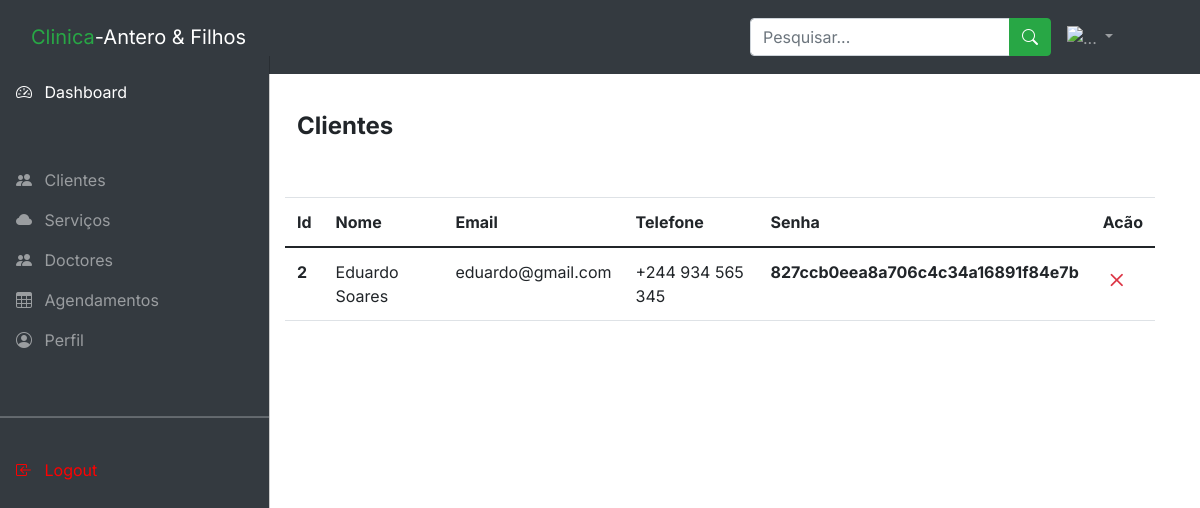
Screenshot of /admin/cliente.php (signed in) with the database file from the repository.
### tables this page shows
CREATE TABLE `usuario` (
  `idUser` int(11) NOT NULL,
  `nivel` varchar(45) DEFAULT NULL,
  `nome` varchar(80) DEFAULT NULL,
  `email` varchar(80) DEFAULT NULL,
  `telefone` varchar(80) DEFAULT NULL,
  `senha` varchar(120) DEFAULT NULL,
  `foto` varchar(90) DEFAULT NULL
);

### admin/cliente.php (the view, shortened to what this page needs)
<?php
  require_once "php/conn.php";
 ?>
<?php require_once "php/head.php"; ?>
    <main class="mt-5 pt-3">
      <div class="container-fluid">
        <div class="row container">
        <div class="row">
          <div class="col-md-12 mt-5">
            <h4><b> Clientes</b></h4>
          </div>
        </div>
          <table class="table mt-5">
            <thead>
              <tr>
                <th scope="col">Id</th>
                <th scope="col">Nome</th>
                <th scope="col">Email</th>
                <th scope="col">Telefone</th>
                <th scope="col">Senha</th>
                <th scope="col">Acão</th>
              </tr>
            </thead>
            <tbody>
              <?php
                $query = $conexao->prepare("SELECT *FROM usuario WHERE nivel='cliente' ORDER BY nome DESC");
                $query->execute();
                foreach($query->fetchAll() as $result) {
              ?>
              <tr>
                <th scope="row"><?php echo $result['idUser'] ?></th>
                <td><?php echo $result['nome'] ?></td>
                <td><?php echo $result['email'] ?></td>
                <td><?php echo "+244 ".$result['telefone'] ?></td>
                <th><?php echo $result['senha'] ?></th>
                <th><a href="cliente.php?delete=<?php echo $result['idUser'] ?>"><i class="bi bi-x text-danger fs-3"></i></a></th>
              </tr>
              <?php } ?>
            </tbody>
          </table>
        </div>
      </div>
    </main>
  </body>
</html>

### admin/css/style.css (style rules this page uses)
body, button { font-family: "Inter", sans-serif; }
:root { --offcanvas-width: 270px; --topNavbarHeight: 56px; }
@media (min-width: 992px) { body { overflow: auto !important; } }
@media (min-width: 992px) { main { margin-left: var(--offcanvas-width); } }

### rows the page displays
usuario: idUser "2", nome "Eduardo Soares", email "eduardo@gmail.com", telefone "934 565 345", senha "827ccb0eea8a706c4c34a16891f84e7b"
